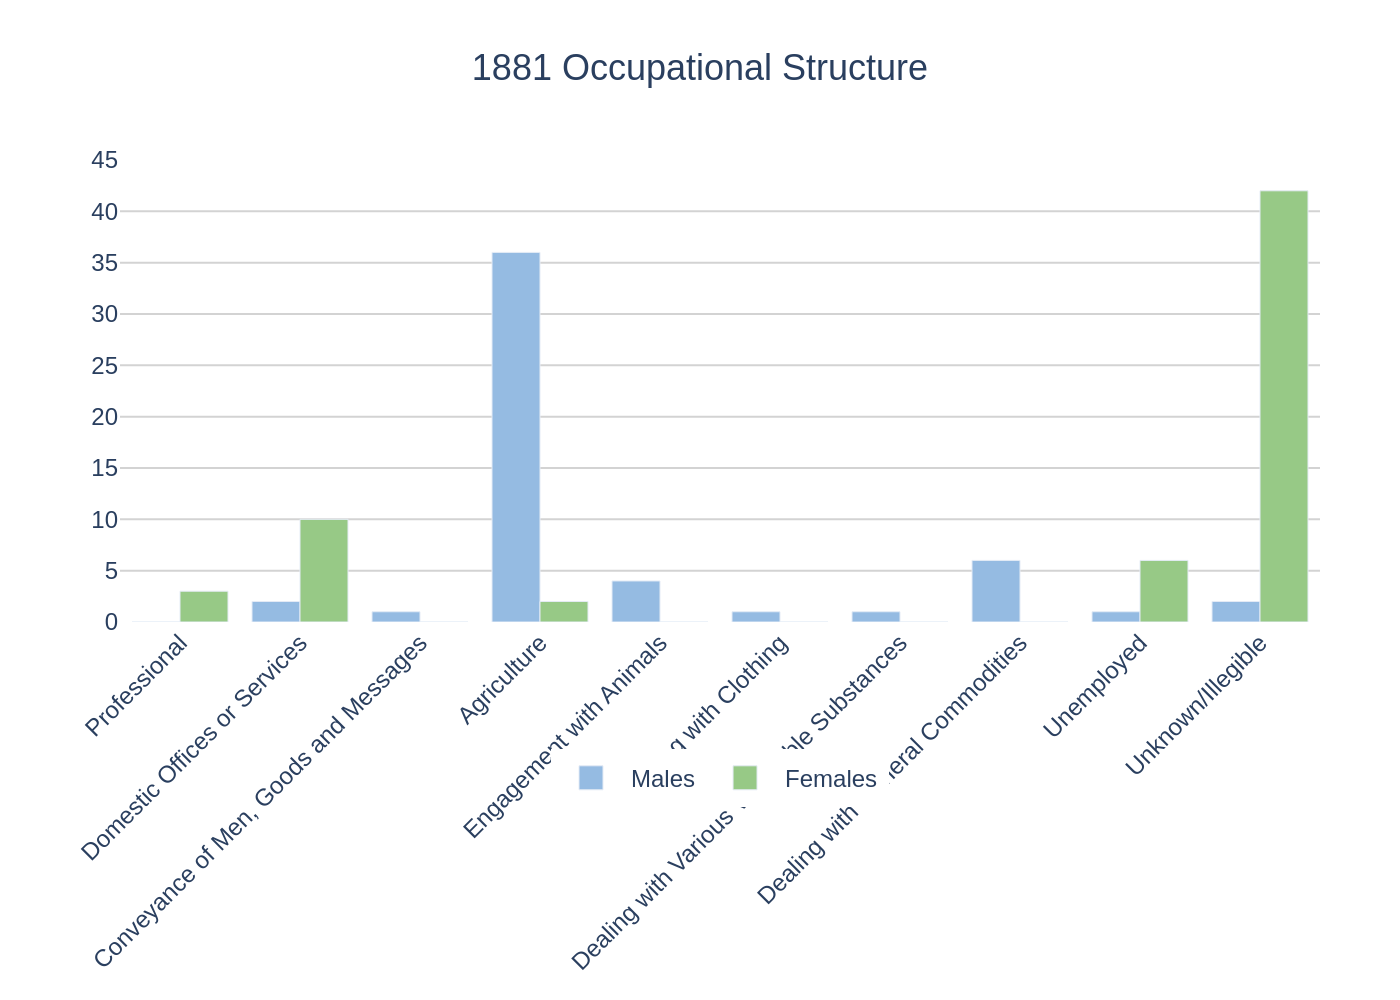

Generate this figure with Python:
import sys
import json
import pathlib
import plotly.graph_objects as go

# Ensure a JSON file path is provided as a command-line argument
if len(sys.argv) != 2:
    print("Usage: python generate_chart.py <path_to_json_file>")
    sys.exit(1)

json_path = sys.argv[1]

# Read the JSON data file
try:
    with open(json_path, 'r', encoding='utf-8') as f:
        chart_details = json.load(f)
except FileNotFoundError:
    print(f"Error: JSON file not found at '{json_path}'")
    sys.exit(1)
except json.JSONDecodeError:
    print(f"Error: Could not decode JSON from '{json_path}'")
    sys.exit(1)

# Extract data, texts, and colors from the JSON structure
chart_data = chart_details.get('chart_data', {})
texts = chart_details.get('texts', {})
colors = chart_details.get('colors', [])
categories = chart_data.get('categories', [])
series = chart_data.get('series', [])

# Create a new figure
fig = go.Figure()

# Add a bar trace for each series, preserving the order from the JSON
for i, s in enumerate(series):
    fig.add_trace(go.Bar(
        x=categories,
        y=s.get('data', []),
        name=s.get('name', ''),
        marker_color=colors[i % len(colors)] if colors else None
    ))

# Build the title string
title_text = texts.get('title', '')
if texts.get('subtitle'):
    title_text += f"<br><sub>{texts.get('subtitle')}</sub>"

# Build the source/note string
source_note_text = []
if texts.get('source'):
    source_note_text.append(texts.get('source'))
if texts.get('note'):
    source_note_text.append(texts.get('note'))
caption_text = "<br>".join(source_note_text)


# Update layout for a professional look and feel
fig.update_layout(
    barmode='group',
    title=dict(
        text=title_text,
        x=0.5,
        xanchor='center',
        font=dict(family="Arial", size=18)
    ),
    xaxis=dict(
        title_text=texts.get('x_axis_title'),
        tickangle=-45,
        automargin=True,
        showgrid=False
    ),
    yaxis=dict(
        title_text=texts.get('y_axis_title'),
        range=[0, 45],
        tickvals=[0, 5, 10, 15, 20, 25, 30, 35, 40, 45],
        gridcolor='lightgray',
        gridwidth=1,
        showgrid=True,
        zeroline=False
    ),
    legend=dict(
        title_text=texts.get('legend_title'),
        orientation='h',
        yanchor='bottom',
        y=-0.4, # Adjusted to accommodate long, angled labels
        xanchor='center',
        x=0.5
    ),
    plot_bgcolor='white',
    paper_bgcolor='white',
    font=dict(family="Arial", size=12),
    margin=dict(l=60, r=40, t=80, b=180), # Increased bottom margin for labels and legend
    annotations=[
        dict(
            text=caption_text,
            showarrow=False,
            xref="paper",
            yref="paper",
            x=0,
            y=-0.5, # Position below the legend
            xanchor='left',
            yanchor='bottom',
            align='left'
        )
    ]
)

# Determine the output filename from the input JSON path
output_filename = pathlib.Path(json_path).stem + '.png'

# Save the figure as a high-resolution PNG image
fig.write_image(output_filename, scale=2)

print(f"Chart saved to {output_filename}")
